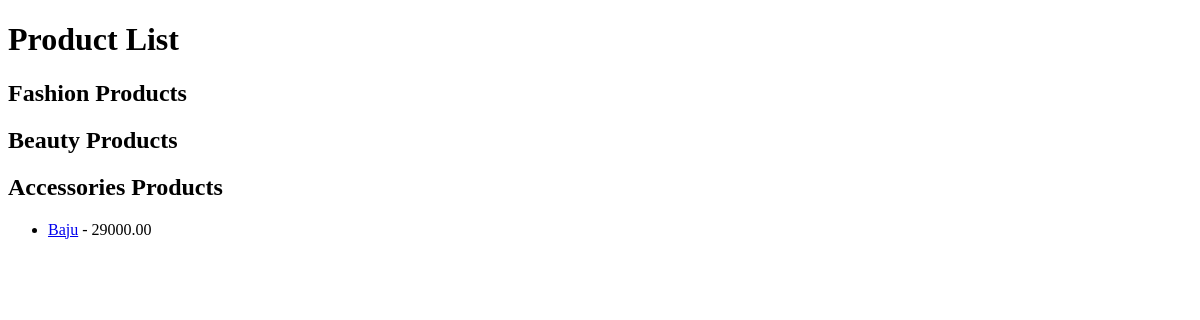
Page /product/ on the earlier database version.
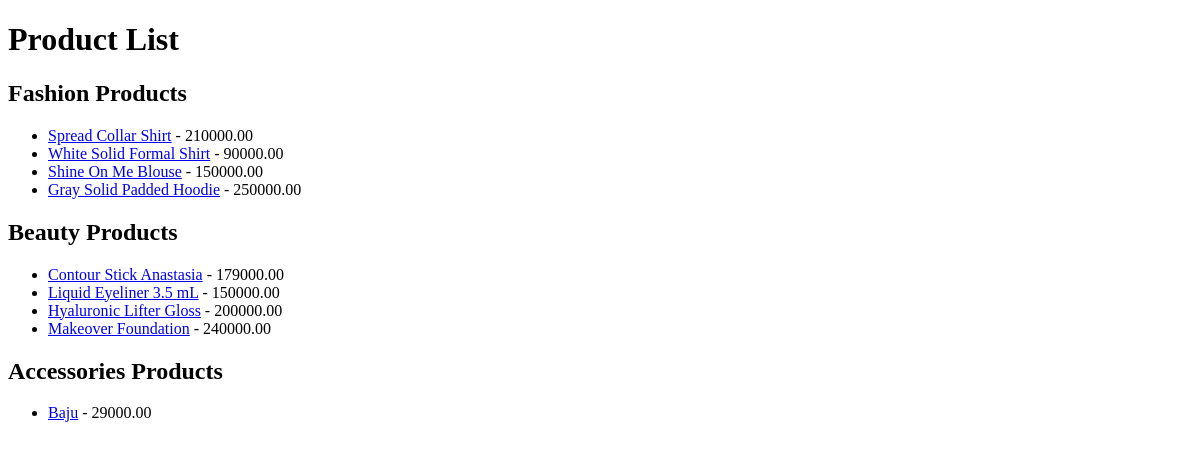
Same page on the later database version.
### WebPage/models.py (models this page shows, shortened)
class Product(models.Model):
    product_id = models.AutoField(primary_key=True)
    name = models.CharField(max_length=255)
    description = models.TextField()
    price = models.DecimalField(max_digits=10, decimal_places=2)
    stock = models.PositiveIntegerField()
    class Meta:
        abstract = True

class Accessories(Product):
    def __str__(self):
        return self.name

class Fashion(Product):
    sub_category = models.CharField(max_length=20, choices=FashionSubCategory.choices)
    color = MultiSelectField(choices=COLOR_CHOICES, max_length=100)
    size = MultiSelectField(choices=SIZE_CHOICES, max_length=50)
    fashion_type = models.CharField(max_length=15, choices=FashionType.choices, null=True, blank=True)  # Allow null and blank

class Beauty(Product):
    class BeautyType(models.TextChoices):
        FACE = "Face", "Face"
        EYE = "Eye", "Eye"
        LIPS = "Lips", "Lips"
    makeup_type = models.CharField(max_length=20, choices=BeautyType.choices)

### WebPage/views.py (the view)
# urls.py: path('product/', views.product_list, name='product_list'),
def product_list(request):
    fashion_products = Fashion.objects.all()
    beauty_products = Beauty.objects.all()
    accessories_products = Accessories.objects.all()
    return render(request, 'WebPage/product.html', {
        'fashion_products': fashion_products,
        'beauty_products': beauty_products,
        'accessories_products': accessories_products,
    })

### templates/WebPage/product.html (shortened to what this page needs)
<!DOCTYPE html>
<html lang="en">
<head>
</head>
<body>
    <h1>Product List</h1>
    <h2>Fashion Products</h2>
    <ul>
        {% for product in fashion_products %}
            <li>
                <a href="{% url 'fashion_detail' product.pk %}">{{ product.name }}</a> - {{ product.price }}
            </li>
        {% endfor %}
    </ul>
    <h2>Beauty Products</h2>
    <ul>
        {% for product in beauty_products %}
            <li>
                <a href="{% url 'beauty_detail' product.pk %}">{{ product.name }}</a> - {{ product.price }}
            </li>
        {% endfor %}
    </ul>
    <h2>Accessories Products</h2>
    <ul>
        {% for product in accessories_products %}
            <li>
                <a href="{% url 'accessories_detail' product.pk %}">{{ product.name }}</a> - {{ product.price }}
            </li>
        {% endfor %}
    </ul>
</body>
</html>

Differences in the rows shown:
added Fashion: name "Spread Collar Shirt", price "210000.00"
added Fashion: name "White Solid Formal Shirt", price "90000.00"
added Fashion: name "Shine On Me Blouse", price "150000.00"
added Fashion: name "Gray Solid Padded Hoodie", price "250000.00"
added Beauty: name "Contour Stick Anastasia", price "179000.00"
added Beauty: name "Liquid Eyeliner 3.5 mL", price "150000.00"
added Beauty: name "Hyaluronic Lifter Gloss", price "200000.00"
added Beauty: name "Makeover Foundation", price "240000.00"
